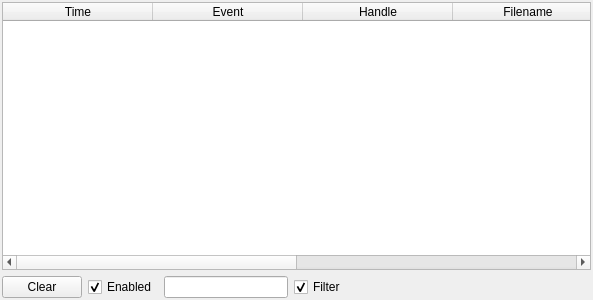
<?xml version="1.0" encoding="UTF-8"?>
<ui version="4.0">
 <class>FileServerWidget</class>
 <widget class="QDockWidget" name="FileServerWidget">
  <property name="geometry">
   <rect>
    <x>0</x>
    <y>0</y>
    <width>593</width>
    <height>300</height>
   </rect>
  </property>
  <property name="windowTitle">
   <string>File server</string>
  </property>
  <widget class="QWidget" name="dockWidgetContents">
   <layout class="QVBoxLayout" name="verticalLayout">
    <property name="leftMargin">
     <number>2</number>
    </property>
    <property name="topMargin">
     <number>2</number>
    </property>
    <property name="rightMargin">
     <number>2</number>
    </property>
    <property name="bottomMargin">
     <number>2</number>
    </property>
    <item>
     <widget class="QTableWidget" name="tableWidget">
      <property name="sortingEnabled">
       <bool>true</bool>
      </property>
      <attribute name="horizontalHeaderDefaultSectionSize">
       <number>150</number>
      </attribute>
      <attribute name="horizontalHeaderStretchLastSection">
       <bool>true</bool>
      </attribute>
      <attribute name="verticalHeaderVisible">
       <bool>false</bool>
      </attribute>
      <column>
       <property name="text">
        <string>Time</string>
       </property>
       <property name="toolTip">
        <string extracomment="Time since start of the application (ms)"/>
       </property>
      </column>
      <column>
       <property name="text">
        <string>Event</string>
       </property>
      </column>
      <column>
       <property name="text">
        <string>Handle</string>
       </property>
      </column>
      <column>
       <property name="text">
        <string>Filename</string>
       </property>
      </column>
      <column>
       <property name="text">
        <string>Parameter</string>
       </property>
      </column>
      <column>
       <property name="text">
        <string>Return</string>
       </property>
      </column>
     </widget>
    </item>
    <item>
     <widget class="QWidget" name="widget" native="true">
      <layout class="QHBoxLayout" name="horizontalLayout">
       <property name="leftMargin">
        <number>0</number>
       </property>
       <property name="topMargin">
        <number>0</number>
       </property>
       <property name="rightMargin">
        <number>0</number>
       </property>
       <property name="bottomMargin">
        <number>0</number>
       </property>
       <item>
        <widget class="QPushButton" name="pushButton">
         <property name="text">
          <string>Clear</string>
         </property>
        </widget>
       </item>
       <item>
        <widget class="QCheckBox" name="checkBox">
         <property name="text">
          <string>Enabled</string>
         </property>
         <property name="checked">
          <bool>true</bool>
         </property>
        </widget>
       </item>
       <item>
        <widget class="QLineEdit" name="filter"/>
       </item>
       <item>
        <widget class="QCheckBox" name="filterCB">
         <property name="text">
          <string>Filter</string>
         </property>
         <property name="checked">
          <bool>true</bool>
         </property>
        </widget>
       </item>
       <item>
        <spacer name="horizontalSpacer">
         <property name="orientation">
          <enum>Qt::Horizontal</enum>
         </property>
         <property name="sizeHint" stdset="0">
          <size>
           <width>245</width>
           <height>20</height>
          </size>
         </property>
        </spacer>
       </item>
      </layout>
     </widget>
    </item>
   </layout>
  </widget>
 </widget>
 <resources/>
 <connections/>
</ui>
